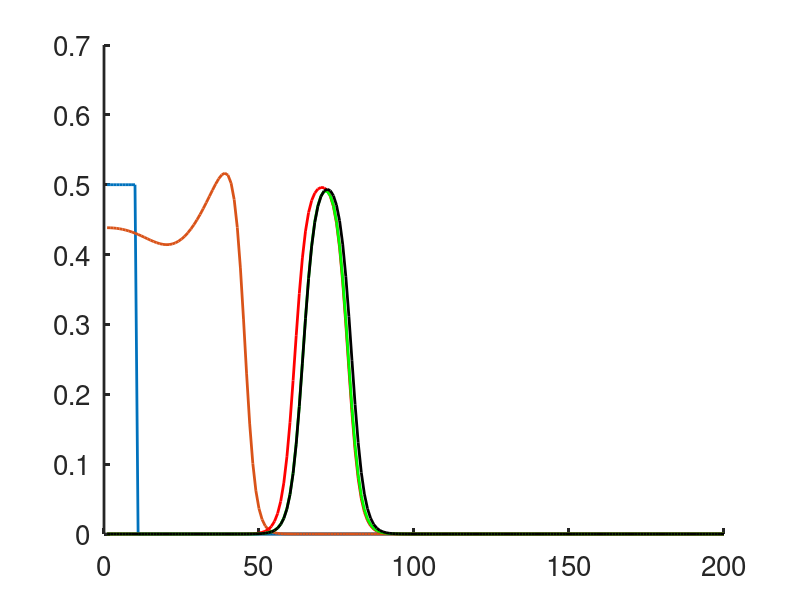

Recreate this plot in MATLAB.
clear all
close all
clc
set(0,                           ...
   'defaultaxesfontsize', 20,   ...
   'defaultaxeslinewidth', 2.0, ...
   'defaultlinelinewidth', 2.0)
delt=0.1; delx=0.01; n=200; tend=350; nt=tend/delt;
K1=6.85; K2=11.0; K3=2.36; K4=0.087; K5=17.0; K6=0.066; D=2.6e-4;

lam=D*delt/(delx*delx);

A=(1+2*lam)*diag(ones(1,n)) - lam*diag(ones(1,n-1),1) - lam*diag(ones(1,n-1),-1);
A(1,2)=-2*lam; A(n,n-1)=-2*lam;

u1(1,1:n)=0; u1(1,1:10)=0.5;
u2(1,1:n)=0; u3(1,1:n)=0;

for i=2:nt
    uu1=u1(i-1,:); uu2=u2(i-1,:); uu3=u3(i-1,:);
    rhs1= K1*uu1.*uu2.*(1-uu1).*(1+K2*uu1)./(1+K3*uu3) - uu1;
    rhs2= uu1-K4*uu2;
    rhs3=K5*uu1.*uu1 - K6*uu3;
    
    u1(i,:) = A\(uu1' + delt*rhs1');
    u2(i,:) = A\(uu2' + delt*rhs2');
    u3(i,:) = A\(uu3' + delt*rhs3');
end

%surface(u1)
figure(1)
plot(u1(1,:))
hold on
plot(u1(50/delt,:))
plot(u1(250/delt,:),'red')
plot(u1(300/delt,:),'green')
plot(u1(350/delt,:),'black')
box off
hold off

save('clotting')
